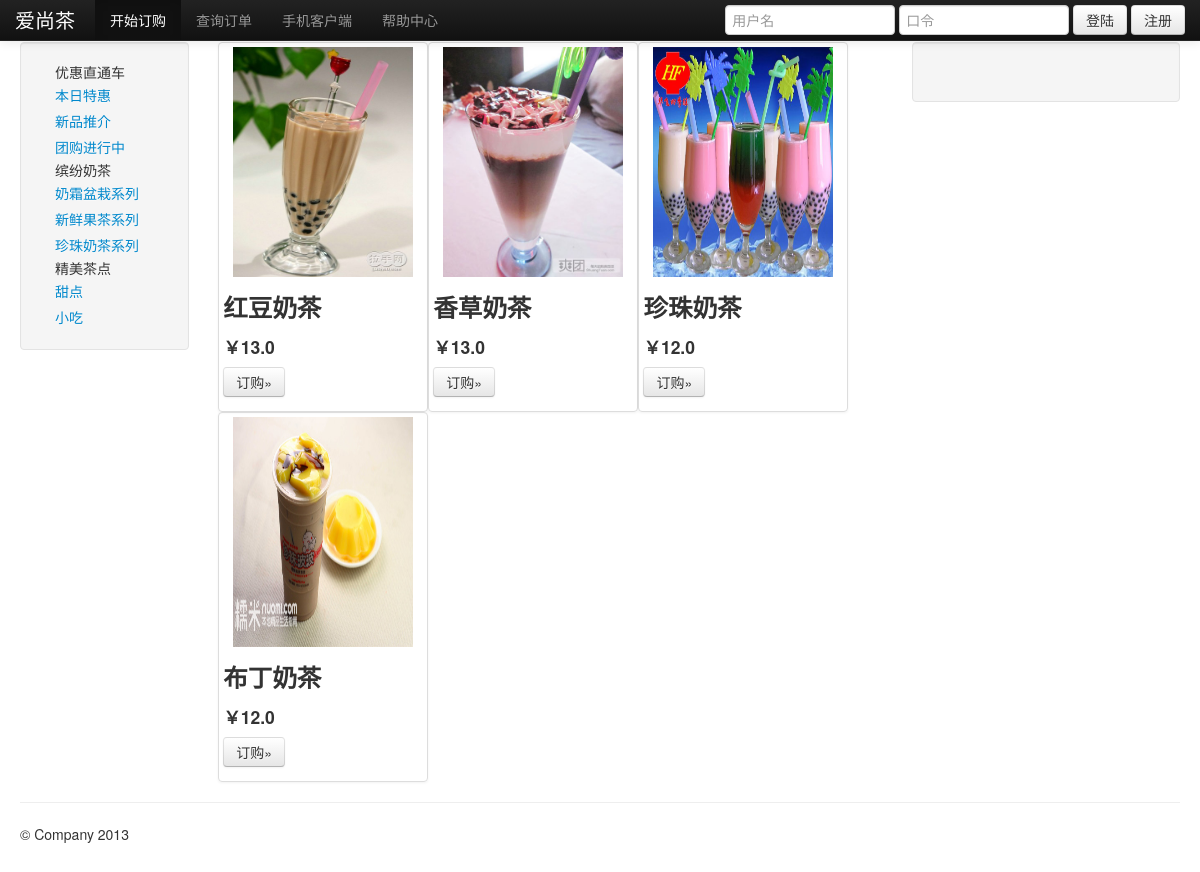
Screenshot of /disp_goods/?cid=5 with the database file from the repository.
### blog/models.py (models this page shows, shortened)
class Category(models.Model):
	name = models.CharField(max_length=20)
	p_category = models.ForeignKey('self',blank=True,null=True)

class Goods(models.Model):
	name  = models.CharField(max_length=20)
	price = models.FloatField()
	img   = models.FileField(upload_to="./goodsImg")
	info  = models.TextField()
	category = models.ForeignKey(Category)
	def __unicode__(self):
		return self.name

### blog/views.py (the view)
# urls.py: url(r'^disp_goods/$','blog.views.disp_goods'),
def disp_goods(req):
	category_list = Category.objects.all()
	up_category = [category for category in category_list if category.p_category is None]
	cid = req.GET.get('cid')
	sec_category = Category.objects.get(id=cid)
	goods_list = sec_category.goods_set.all()
	print goods_list
	return render(req,'disp_goods.html',{'up_category':up_category,'goods_list':goods_list})

### blog/templates/disp_goods.html (shortened to what this page needs)
<!DOCTYPE html>
<!DOCTYPE html>
<html lang="en">
  <head>
    <link href="/static/bootstrap/css/bootstrap.min.css" rel="stylesheet">
    <link href="/static/bootstrap/css/bootstrap-responsive.min.css" rel="stylesheet">
  </head>
  <body>
    <div class="navbar navbar-inverse navbar-fixed-top">
      <div class="navbar-inner">
        <div class="container">
          <a class="brand" href="/index/">爱尚茶</a>
          <div class="nav-collapse collapse">
            <ul class="nav">
              <li class="active"><a href="#">开始订购</a></li>
              <li><a href="#about">查询订单</a></li>
              <li><a href="#contact">手机客户端</a></li>
              <li><a href="#contact">帮助中心</a></li>
            </ul>
            <form class="navbar-form pull-right">
              <input class="span2" type="text" placeholder="用户名">
              <input class="span2" type="password" placeholder="口令">
              <button type="submit" class="btn">登陆</button>
          	  <button type="" class="btn" data-target="#myModal" data-toggle="modal">注册</button>
            </form>
          </div>
        </div>
      </div>
    </div>
    <div class="container-fluid">
    	<div class="row-fluid">
    	  	<div class="span12">
		  	  <div class="span2">
		  	  	<div class="well sidebar-nav">
		  	  		<ul class="nav nav-list">
		  	  			<li>优惠直通车</li>
		  	  			<li><a>本日特惠</a></li>
		  	  			<li><a>新品推介</a></li>
		  	  			<li><a>团购进行中</a></li>
		  	  			{% for cate in up_category %}
		  	  				<li>{{cate.name}}</li>
		  	  				{% for sec_category in cate.category_set.all %}
		  	  					<li class="sec_category" cid="{{sec_category.id}}"><a href="/disp_goods/?cid={{sec_category.id}}" target="blank" >{{sec_category.name}}</a></li>
		  	  				{% endfor %}
		  	  			{% endfor %}
		  	  		</ul>
		  	  	</div>
		  	  </div>
		  	  <div class="span7">
		  	  	{%for goods in goods_list%}
    	  			<div lass="row-fluid">
    	  			  <div class="span4">
    	  			  	<div class="thumbnail">
		  	  		      <img src="/static/{{goods.img}}" class="goodsImg" alt="img" title="{{goods.info}}" />
    	  			  	  <h3>{{goods.name}}</h3>
    	  			  	  <h4>￥{{goods.price}}</h4>
    	  			  	  <p><a class="btn" href="#">订购&raquo;</a></p>
    	  			  	</div>
		  	  	  	  </div>
		  	  		{% if forloop.counter|divisibleby:'3' %}
    	  				</div><div>
		  	  		{% endif %}
		  	  		</div>
		  	  	{%endfor%}
		  	  </div>
		  	  <div class="span3">
		  	  	<div class="well sidebar-nav">
		  	  	</div>
		  	  </div>
		  	</div>
    	</div>
      <hr>
      <footer>
        <p>&copy; Company 2013</p>
      </footer>
    </div>
  </body>
</html>

### blog/templates/disp_goods.html (style rules this page uses)
body { padding-top: 42px; padding-bottom: 40px; }
.goodsImg { height:230px; width:180px; }

### rows the page displays
Category: name "缤纷奶茶"
Category: name "奶霜盆栽系列"
Category: name "新鲜果茶系列"
Category: name "珍珠奶茶系列"
Category: name "精美茶点"
Category: name "甜点"
Category: name "小吃"
Goods: img (picture), name "红豆奶茶", price "13.0"
Goods: img (picture), name "香草奶茶", price "13.0"
Goods: img (picture), name "珍珠奶茶", price "12.0"
Goods: img (picture), name "布丁奶茶", price "12.0"
